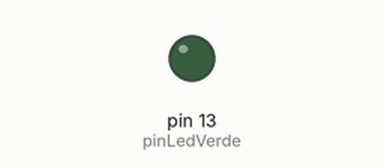
Bench run of a sketch on a simulated Arduino Uno, built with avr-gcc and run on an emulated ATmega328P. Shown: output pins drawn as LEDs (lit = HIGH). Dashed ring = blinking.

Above: at 1.0 s.
At 2.5 s:
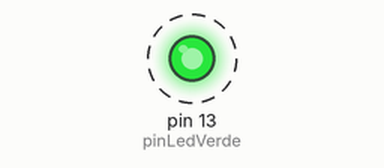
Timing chart, 0 to 4.6 s (numbered marks = the images above):
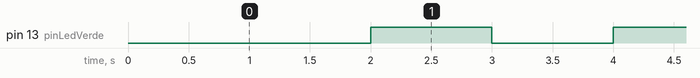

Measured:
- by itself, pin 13 (pinLedVerde): alternates HIGH for 1.0 s and LOW for 1.0 s

The sketch:

aula-32piscar_led_sem_delay1.ino
```cpp
/*
NOME:Guilherme
DATA:07/03/2025
ATIVIDADE:Fazer Led piscar sem daley
*/
#define pinLedVerde 13

unsigned long tempoInicial = 0;
bool estadoLed = 1;


void setup()
{
 pinMode(pinLedVerde, OUTPUT);
}

void loop()
{
  unsigned long tempoAtual = millis();

  if(tempoAtual - tempoInicial >= 1000){

  if(estadoLed){
    digitalWrite(pinLedVerde, LOW);
    estadoLed = 0;

  }else{
    digitalWrite(pinLedVerde, HIGH);
    estadoLed = 1;

    }
  	tempoInicial = tempoAtual;

  }

}
```
